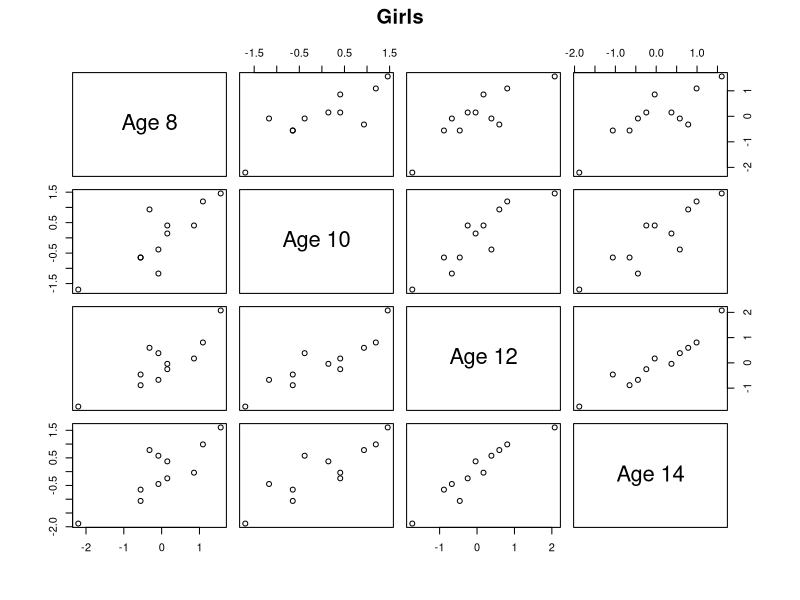
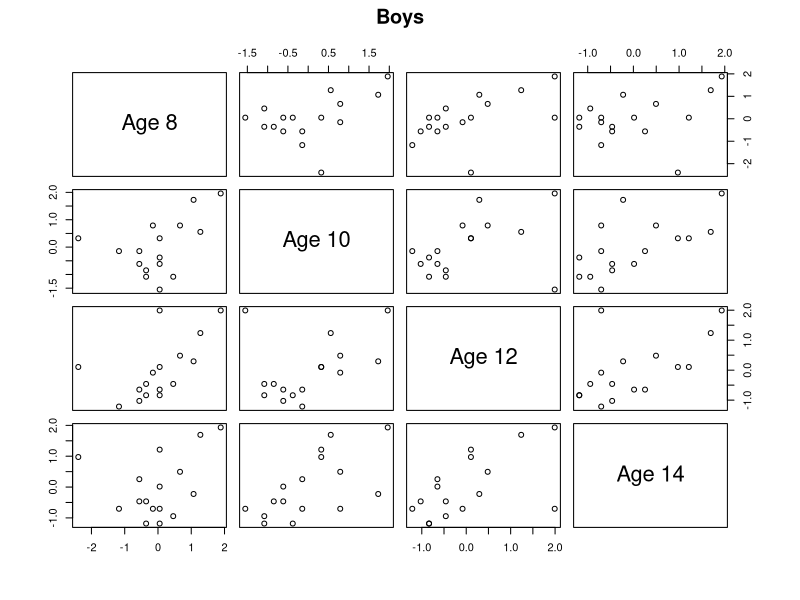
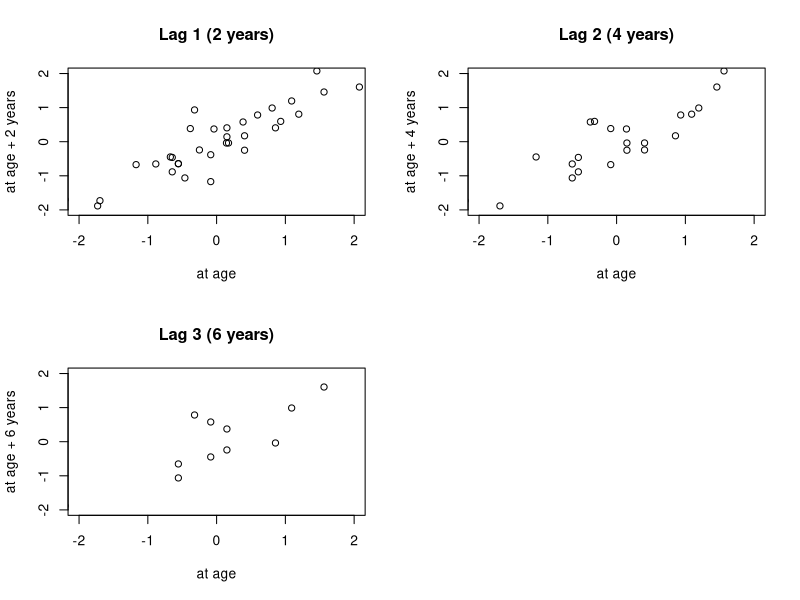
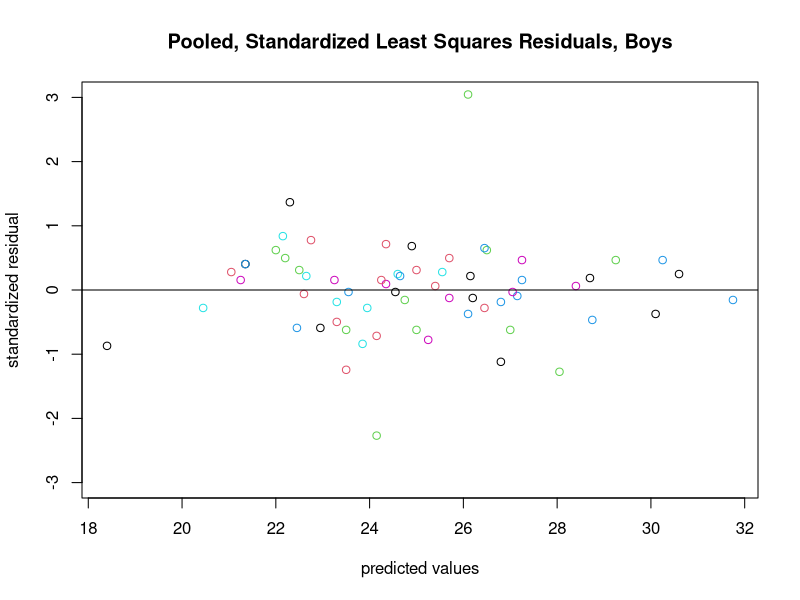
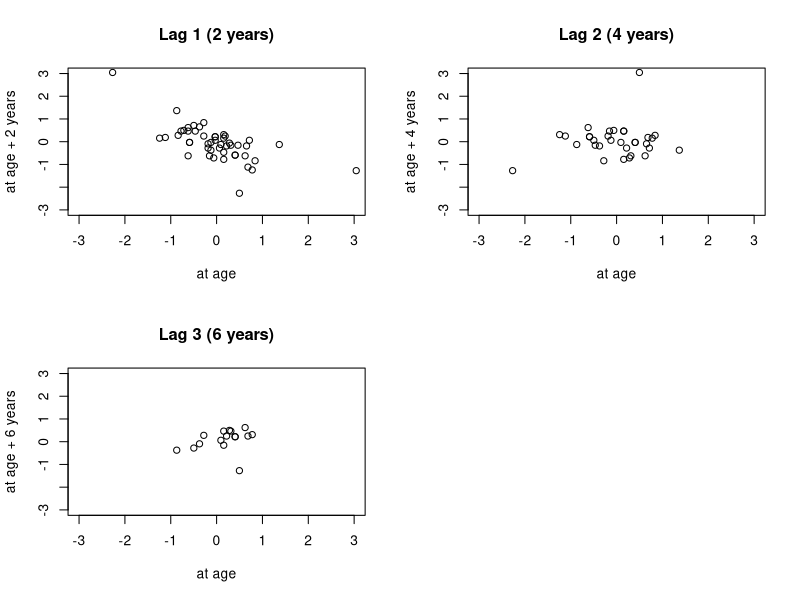

These figures' R source, in order:
#########################################################################
#
#   CHAPTER 2, EXAMPLE 1, Dental Study 
# 
#   Explore overall and within-child patterns of correlation in the
#   dental study data using R
#
#########################################################################

#  You may need to install the reshape package to run this code 
#
#  > install.packages("reshape")
#
#  We use the reshape function below to reconfigure the dental data to 
#  facilitate computation of summary statistics and plotting

#  Read in the data -- they are in the form of one record per observation
#  The gender indicator = 0 for girls and = 1 for boys

thedat <- read.table("dental.dat")
thedat <- thedat[,2:5]      #  remove the first column
colnames(thedat) <- c("id","age","distance","gender")

#  Total number of individuals

m <- max(thedat$id)

#########################################################################
# 
#  POPULATION-AVERAGED PERSPECTIVE
#
#########################################################################

#  Calculate girl- and boy-specific overall sample covariance and correlation
#  matrices and inspect to get a sense of overall pattern of variation and
#  correlation

#  Reconfigure the data set from one record per observation to one record
#  per child using the reshape function (so from "long" to "wide" format 
#  in R-speak) 

thedat.wide <- reshape(thedat,v.names="distance",idvar="id",
                       timevar="age",direction="wide")

#  Extract boys and girls separately

girlsdat <- thedat.wide[thedat.wide$gender==0,]
boysdat <- thedat.wide[thedat.wide$gender==1,]

#  Numbers of girls and boys

m.girls <- nrow(girlsdat)
m.boys <- nrow(boysdat)

#  Sample mean vectors -- we could instead fit a straight line to
#  the data on all m = 27 children and calculate the means as the predicted
#  values at 8, 10, 12, and 14 years

girls.mean <- apply(girlsdat[,3:6],2,mean)
boys.mean <- apply(boysdat[,3:6],2,mean)

#> round(girls.mean,3)
# distance.8 distance.10 distance.12 distance.14 
#     21.182      22.227      23.091      24.091 
#> round(boys.mean,3)
# distance.8 distance.10 distance.12 distance.14 
#     22.875      23.812      25.719      27.469 

#  Calculate the sample covariance matrix and correlation matrix for
#  each gender

girls.cov <- cov(girlsdat[,3:6])
boys.cov <- cov(boysdat[,3:6])

girls.corr <- cor(girlsdat[,3:6])  #  or use cov2cor(girls.cov)
boys.corr <- cor(boysdat[,3:6])

#> round(girls.cov,3)
#            distance.8 distance.10 distance.12 distance.14
#distance.8       4.514       3.355       4.332       4.357
#distance.10      3.355       3.618       4.027       4.077
#distance.12      4.332       4.027       5.591       5.466
#distance.14      4.357       4.077       5.466       5.941

#> round(boys.cov,3)
#            distance.8 distance.10 distance.12 distance.14
#distance.8       6.017       2.292       3.629       1.612
#distance.10      2.292       4.562       2.194       2.810
#distance.12      3.629       2.194       7.032       3.241
#distance.14      1.612       2.810       3.241       4.349

#> round(girls.corr,3)
#            distance.8 distance.10 distance.12 distance.14
#distance.8       1.000       0.830       0.862       0.841
#distance.10      0.830       1.000       0.895       0.879
#distance.12      0.862       0.895       1.000       0.948
#distance.14      0.841       0.879       0.948       1.000

#> round(boys.corr,3)
#            distance.8 distance.10 distance.12 distance.14
#distance.8       1.000       0.437       0.558       0.315
#distance.10      0.437       1.000       0.387       0.631
#distance.12      0.558       0.387       1.000       0.586
#distance.14      0.315       0.631       0.586       1.000

#  Center and scale to create scatterplot matrices using the scale and
#  pairs functions

girls.sd <- sqrt(diag(girls.cov))
boys.sd <- sqrt(diag(boys.cov))

girls.centscale <- scale(girlsdat[,3:6],center=girls.mean,scale=girls.sd)
boys.centscale <- scale(boysdat[,3:6],center=boys.mean,scale=boys.sd)

#  Now create the scatterplots

agelabs <- c("Age 8", "Age 10", "Age 12", "Age 14")

pdf("girlsscatter.pdf",width=8)
pairs(girls.centscale,label=agelabs,oma=c(5,5,5,5),main="Girls")
graphics.off()

pdf("boysscatter.pdf",width=8)
pairs(boys.centscale,label=agelabs,oma=c(5,5,5,5),main="Boys")
graphics.off()

#  Assuming a common pattern of overall covariance/correlation for 
#  boys and girls (but different overall means), calculate the pooled
#  covariance matrix and associated correlation matrix

cov.pooled <- ( (m.girls-1)*girls.cov + (m.boys-1)*boys.cov )/(m-2)
corr.pooled <- cov2cor(cov.pooled)

#> round(cov.pooled,3)
#            distance.8 distance.10 distance.12 distance.14
#distance.8       5.415       2.717       3.910       2.710
#distance.10      2.717       4.185       2.927       3.317
#distance.12      3.910       2.927       6.456       4.131
#distance.14      2.710       3.317       4.131       4.986

#> round(corr.pooled,3)
#            distance.8 distance.10 distance.12 distance.14
#distance.8       1.000       0.571       0.661       0.522
#distance.10      0.571       1.000       0.563       0.726
#distance.12      0.661       0.563       1.000       0.728
#distance.14      0.522       0.726       0.728       1.000

#  Autocorrelations at lags 1, 2, and 3 under stationarity for girls

ac.lag1 <- cor(c(girls.centscale[,1],girls.centscale[,2],girls.centscale[,3]),
           c(girls.centscale[,2],girls.centscale[,3],girls.centscale[,4]))
ac.lag2 <- cor(c(girls.centscale[,1],girls.centscale[,2]),
           c(girls.centscale[,3],girls.centscale[,4]))
ac.lag3 <- cor(girls.centscale[,1],girls.centscale[,4])

#> round(c(ac.lag1,ac.lag2,ac.lag3),3)
#[1] 0.891 0.871 0.841

#  Create lag plots for girls

pdf("girlslag.pdf",width=8)
par(mfrow=c(2,2))

plot(c(girls.centscale[,1],girls.centscale[,2],girls.centscale[,3]),
     c(girls.centscale[,2],girls.centscale[,3],girls.centscale[,4]),
     xlab="at age",ylab="at age + 2 years",xlim=c(-2,2),ylim=c(-2,2))
title("Lag 1 (2 years)")

plot(c(girls.centscale[,1],girls.centscale[,2]),
     c(girls.centscale[,3],girls.centscale[,4]),xlab="at age",
     ylab="at age + 4 years",xlim=c(-2,2),ylim=c(-2,2))
title("Lag 2 (4 years)")

plot(girls.centscale[,1],girls.centscale[,4],xlab="at age",
     ylab="at age + 6 years",xlim=c(-2,2),ylim=c(-2,2))
title("Lag 3 (6 years)")
graphics.off()

#  Autocorrelations at lags 1, 2, and 3 under stationarity for boys
#  (could be plotted as above)

ac.lag1.boys <- cor(c(boys.centscale[,1],boys.centscale[,2],boys.centscale[,3]),
           c(boys.centscale[,2],boys.centscale[,3],boys.centscale[,4]))
ac.lag2.boys <- cor(c(boys.centscale[,1],boys.centscale[,2]),
           c(boys.centscale[,3],boys.centscale[,4]))
ac.lag3.boys <- cor(boys.centscale[,1],boys.centscale[,4])

#> round(c(ac.lag1.boys,ac.lag2.boys,ac.lag3.boys),3)
#[1] 0.470 0.594 0.315

#########################################################################
# 
#  SUBJECT-SPECIFIC PERSPECTIVE
#
#########################################################################

#  Fit child-specific straight lines, and calculate child-specific
#  residuals.  Then calculate autocorrelations on the lagged residuals
#  and plot

#  Illustrate for boys -- same for girls (not shown)

#  Put data for each boy in a list and fit simple linear regression to each,
#  and extract the residuals and predicted values for each boy

boys.regdat <- thedat[thedat$gender==1,1:3]

boys.list <- as.list(1:m.boys)
for (i in 1:m.boys){
    boys.list[[i]] <- boys.regdat[boys.regdat$id==m.girls+i,]
}

boys.fits <- lapply(boys.list,FUN=function(u){lm(distance ~ age,data=u)})
boys.residuals <- sapply(boys.fits,residuals)
boys.pred <- sapply(boys.fits,fitted.values)

#  Assume that the within-child response variance (aggregate variance from 
#  realization and measurement error) is constant and the same for
#  all boys.  Estimate it by pooling the residuals across all boys
#  and then scale the residuals by its square root (the estimated within-child
#  response standard deviation).  The degrees of freedom in the denominator
#  are computed as the total number of observations minus the total
#  number of parameters estimated.  

boys.var <- sum(boys.residuals^2)/(m.boys*4-m.boys*2)
boys.stdresid <- boys.residuals/sqrt(boys.var)

#  Make a standard residual plot of the pooled residuals (standardized
#  residuals vs predicted values from all boys on the same plot)

pdf("boysresidplot.pdf",width=8)
matplot(boys.pred,boys.stdresid,xlab="predicted values",
        ylab="standardized residual",ylim=c(-3,3),pch=rep(1,m.boys))
abline(h=0)
title("Pooled, Standardized Least Squares Residuals, Boys")
graphics.off()

#  Calculate the estimated autocorrelation function

boys.lagresid <- t(boys.stdresid)

ac.resid1 <- cor(c(boys.lagresid[,1],boys.lagresid[,2],boys.lagresid[,3]),
     c(boys.lagresid[,2],boys.lagresid[,3],boys.lagresid[,4]))
ac.resid2 <- cor(c(boys.lagresid[,1],boys.lagresid[,2]),
                 c(boys.lagresid[,3],boys.lagresid[,4]))
ac.resid3 <- cor(boys.lagresid[,1],boys.lagresid[,4])

#> round(c(ac.resid1,ac.resid2,ac.resid3),3)
#[1] -0.685  0.144  0.290

#  Plot the pooled lagged residuals

pdf("boyslag.pdf",width=8)
par(mfrow=c(2,2))

plot(c(boys.lagresid[,1],boys.lagresid[,2],boys.lagresid[,3]),
     c(boys.lagresid[,2],boys.lagresid[,3],boys.lagresid[,4]),xlab="at age",
     ylab="at age + 2 years",xlim=c(-3,3),ylim=c(-3,3))
title("Lag 1 (2 years)")

plot(c(boys.lagresid[,1],boys.lagresid[,2]),c(boys.lagresid[,3],boys.lagresid[,4]),
     xlab="at age",ylab="at age + 4 years",xlim=c(-3,3),ylim=c(-3,3))
title("Lag 2 (4 years)")

plot(boys.lagresid[,1],boys.lagresid[,4],xlab="at age",ylab="at age + 6 years",
     xlim=c(-3,3),ylim=c(-3,3))
title("Lag 3 (6 years)")
graphics.off()


